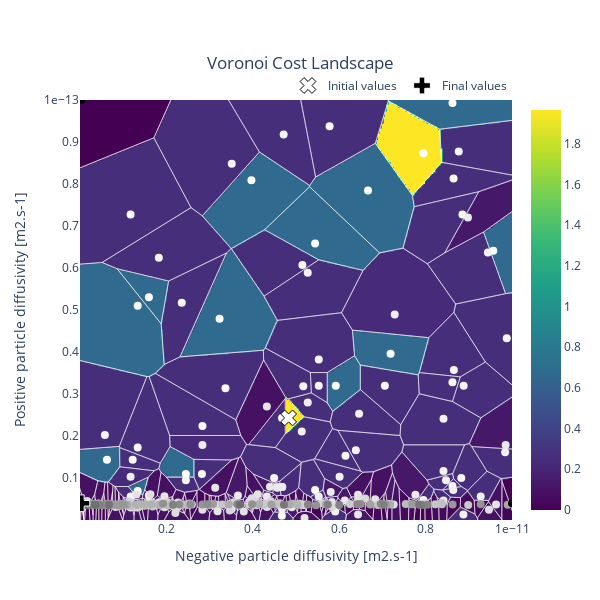

The notebook cell this image was saved under:
### Markdown cell above
Visualise the cost landscape.

### Code cell
pybop.plot.surface(result)
